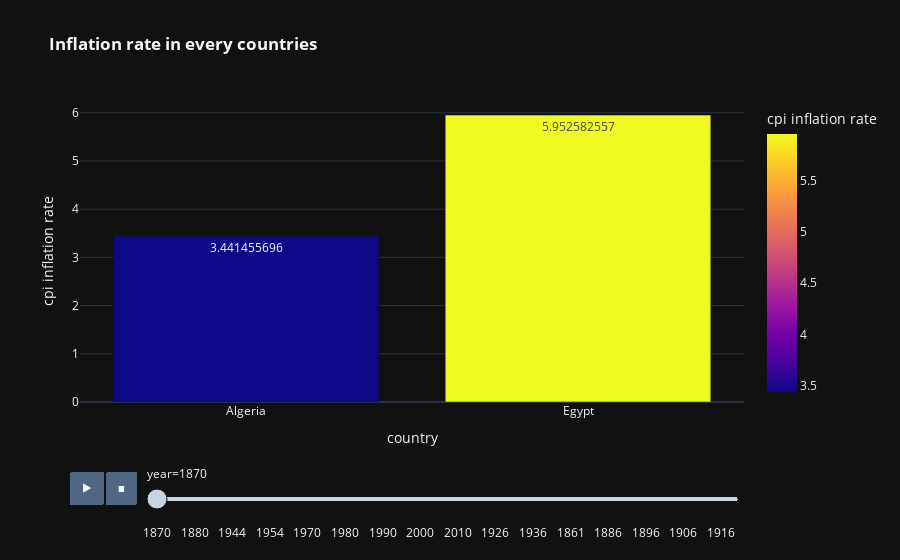

Here is the notebook cell this chart was saved with:
### Code cell
px.bar(df,x='country',y='inflation_annual_cpi',color='inflation_annual_cpi',animation_frame='year',text='inflation_annual_cpi',labels={'inflation_annual_cpi':'cpi inflation rate'},animation_group='country',template='plotly_dark',title='<b> Inflation rate in every countries')

### Figure 1 — Plotly figure (JSON) as saved in the notebook; plotly's stock layout.template omitted (floating-point values rounded to 4 significant figures)
{"data": [{"alignmentgroup": "True", "hovertemplate": "year=1870<br>country=%{x}<br>cpi inflation rate=%{marker.color}<extra></extra>", "ids": ["Algeria", "Egypt"], "legendgroup": "", "marker": {"color": [3.441, 5.953], "coloraxis": "coloraxis", "pattern": {"shape": ""}}, "name": "", "offsetgroup": "", "orientation": "v", "showlegend": false, "text": [3.441, 5.953], "textposition": "auto", "type": "bar", "x": ["Algeria", "Egypt"], "xaxis": "x", "y": [3.441, 5.953], "yaxis": "y"}], "layout": {"barmode": "relative", "coloraxis": {"colorbar": {"title": {"text": "cpi inflation rate"}}, "colorscale": [[0, "#0d0887"], [0.1111, "#46039f"], [0.2222, "#7201a8"], [0.3333, "#9c179e"], [0.4444, "#bd3786"], [0.5556, "#d8576b"], [0.6667, "#ed7953"], [0.7778, "#fb9f3a"], [0.8889, "#fdca26"], [1, "#f0f921"]]}, "legend": {"tracegroupgap": 0}, "sliders": [{"active": 0, "currentvalue": {"prefix": "year="}, "len": 0.9, "pad": {"b": 10, "t": 60}, "steps": [{"args": [["1870"], {"frame": {"duration": 0, "redraw": true}, "fromcurrent": true, "mode": "immediate", "transition": {"duration": 0, "easing": "linear"}}], "label": "1870", "method": "animate"}, {"args": [["1871"], {"frame": {"duration": 0, "redraw": true}, "fromcurrent": true, "mode": "immediate", "transition": {"duration": 0, "easing": "linear"}}], "label": "1871", "method": "animate"}, {"args": [["1872"], {"frame": {"duration": 0, "redraw": true}, "fromcurrent": true, "mode": "immediate", "transition": {"duration": 0, "easing": "linear"}}], "label": "1872", "method": "animate"}, {"args": [["1873"], {"frame": {"duration": 0, "redraw": true}, "fromcurrent": true, "mode": "immediate", "transition": {"duration": 0, "easing": "linear"}}], "label": "1873", "method": "animate"}, {"args": [["1874"], {"frame": {"duration": 0, "redraw": true}, "fromcurrent": true, "mode": "immediate", "transition": {"duration": 0, "easing": "linear"}}], "label": "1874", "method": "animate"}, {"args": [["1875"], {"frame": {"duration": 0, "redraw": true}, "fromcurrent": true, "mode": "immediate", "transition": {"duration": 0, "easing": "linear"}}], "label": "1875", "method": "animate"}, {"args": [["1876"], {"frame": {"duration": 0, "redraw": true}, "fromcurrent": true, "mode": "immediate", "transition": {"duration": 0, "easing": "linear"}}], "label": "1876", "method": "animate"}, {"args": [["1877"], {"frame": {"duration": 0, "redraw": true}, "fromcurrent": true, "mode": "immediate", "transition": {"duration": 0, "easing": "linear"}}], "label": "1877", "method": "animate"}, {"args": [["1878"], {"frame": {"duration": 0, "redraw": true}, "fromcurrent": true, "mode": "immediate", "transition": {"duration": 0, "easing": "linear"}}], "label": "1878", "method": "animate"}, {"args": [["1879"], {"frame": {"duration": 0, "redraw": true}, "fromcurrent": true, "mode": "immediate", "transition": {"duration": 0, "easing": "linear"}}], "label": "1879", "method": "animate"}, {"args": [["1880"], {"frame": {"duration": 0, "redraw": true}, "fromcurrent": true, "mode": "immediate", "transition": {"duration": 0, "easing": "linear"}}], "label": "1880", "method": "animate"}, {"args": [["1881"], {"frame": {"duration": 0, "redraw": true}, "fromcurrent": true, "mode": "immediate", "transition": {"duration": 0, "easing": "linear"}}], "label": "1881", "method": "animate"}, {"args": [["1882"], {"frame": {"duration": 0, "redraw": true}, "fromcurrent": true, "mode": "immediate", "transition": {"duration": 0, "easing": "linear"}}], "label": "1882", "method": "animate"}, {"args": [["1883"], {"frame": {"duration": 0, "redraw": true}, "fromcurrent": true, "mode": "immediate", "transition": {"duration": 0, "easing": "linear"}}], "label": "1883", "method": "animate"}, {"args": [["1884"], {"frame": {"duration": 0, "redraw": true}, "fromcurrent": true, "mode": "immediate", "transition": {"duration": 0, "easing": "linear"}}], "label": "1884", "method": "animate"}, {"args": [["1939"], {"frame": {"duration": 0, "redraw": true}, "fromcurrent": true, "mode": "immediate", "transition": {"duration": 0, "easing": "linear"}}], "label": "1939", "method": "animate"}, {"args": [["1940"], {"frame": {"duration": 0, "redraw": true}, "fromcurrent": true, "mode": "immediate", "transition": {"duration": 0, "easing": "linear"}}], "label": "1940", "method": "animate"}, {"args": [["1941"], {"frame": {"duration": 0, "redraw": true}, "fromcurrent": true, "mode": "immediate", "transition": {"duration": 0, "easing": "linear"}}], "label": "1941", "method": "animate"}, {"args": [["1942"], {"frame": {"duration": 0, "redraw": true}, "fromcurrent": true, "mode": "immediate", "transition": {"duration": 0, "easing": "linear"}}], "label": "1942", "method": "animate"}, {"args": [["1943"], {"frame": {"duration": 0, "redraw": true}, "fromcurrent": true, "mode": "immediate", "transition": {"duration": 0, "easing": "linear"}}], "label": "1943", "method": "animate"}, {"args": [["1944"], {"frame": {"duration": 0, "redraw": true}, "fromcurrent": true, "mode": "immediate", "transition": {"duration": 0, "easing": "linear"}}], "label": "1944", "method": "animate"}, {"args": [["1945"], {"frame": {"duration": 0, "redraw": true}, "fromcurrent": true, "mode": "immediate", "transition": {"duration": 0, "easing": "linear"}}], "label": "1945", "method": "animate"}, {"args": [["1946"], {"frame": {"duration": 0, "redraw": true}, "fromcurrent": true, "mode": "immediate", "transition": {"duration": 0, "easing": "linear"}}], "label": "1946", "method": "animate"}, {"args": [["1947"], {"frame": {"duration": 0, "redraw": true}, "fromcurrent": true, "mode": "immediate", "transition": {"duration": 0, "easing": "linear"}}], "label": "1947", "method": "animate"}, {"args": [["1948"], {"frame": {"duration": 0, "redraw": true}, "fromcurrent": true, "mode": "immediate", "transition": {"duration": 0, "easing": "linear"}}], "label": "1948", "method": "animate"}, {"args": [["1949"], {"frame": {"duration": 0, "redraw": true}, "fromcurrent": true, "mode": "immediate", "transition": {"duration": 0, "easing": "linear"}}], "label": "1949", "method": "animate"}, {"args": [["1950"], {"frame": {"duration": 0, "redraw": true}, "fromcurrent": true, "mode": "immediate", "transition": {"duration": 0, "easing": "linear"}}], "label": "1950", "method": "animate"}, {"args": [["1951"], {"frame": {"duration": 0, "redraw": true}, "fromcurrent": true, "mode": "immediate", "transition": {"duration": 0, "easing": "linear"}}], "label": "1951", "method": "animate"}, {"args": [["1952"], {"frame": {"duration": 0, "redraw": true}, "fromcurrent": true, "mode": "immediate", "transition": {"duration": 0, "easing": "linear"}}], "label": "1952", "method": "animate"}, {"args": [["1953"], {"frame": {"duration": 0, "redraw": true}, "fromcurrent": true, "mode": "immediate", "transition": {"duration": 0, "easing": "linear"}}], "label": "1953", "method": "animate"}, {"args": [["1954"], {"frame": {"duration": 0, "redraw": true}, "fromcurrent": true, "mode": "immediate", "transition": {"duration": 0, "easing": "linear"}}], "label": "1954", "method": "animate"}, {"args": [["1955"], {"frame": {"duration": 0, "redraw": true}, "fromcurrent": true, "mode": "immediate", "transition": {"duration": 0, "easing": "linear"}}], "label": "1955", "method": "animate"}, {"args": [["1956"], {"frame": {"duration": 0, "redraw": true}, "fromcurrent": true, "mode": "immediate", "transition": {"duration": 0, "easing": "linear"}}], "label": "1956", "method": "animate"}, {"args": [["1957"], {"frame": {"duration": 0, "redraw": true}, "fromcurrent": true, "mode": "immediate", "transition": {"duration": 0, "easing": "linear"}}], "label": "1957", "method": "animate"}, {"args": [["1958"], {"frame": {"duration": 0, "redraw": true}, "fromcurrent": true, "mode": "immediate", "transition": {"duration": 0, "easing": "linear"}}], "label": "1958", "method": "animate"}, {"args": [["1959"], {"frame": {"duration": 0, "redraw": true}, "fromcurrent": true, "mode": "immediate", "transition": {"duration": 0, "easing": "linear"}}], "label": "1959", "method": "animate"}, {"args": [["1960"], {"frame": {"duration": 0, "redraw": true}, "fromcurrent": true, "mode": "immediate", "transition": {"duration": 0, "easing": "linear"}}], "label": "1960", "method": "animate"}, {"args": [["1961"], {"frame": {"duration": 0, "redraw": true}, "fromcurrent": true, "mode": "immediate", "transition": {"duration": 0, "easing": "linear"}}], "label": "1961", "method": "animate"}, {"args": [["1968"], {"frame": {"duration": 0, "redraw": true}, "fromcurrent": true, "mode": "immediate", "transition": {"duration": 0, "easing": "linear"}}], "label": "1968", "method": "animate"}, {"args": [["1969"], {"frame": {"duration": 0, "redraw": true}, "fromcurrent": true, "mode": "immediate", "transition": {"duration": 0, "easing": "linear"}}], "label": "1969", "method": "animate"}, {"args": [["1970"], {"frame": {"duration": 0, "redraw": true}, "fromcurrent": true, "mode": "immediate", "transition": {"duration": 0, "easing": "linear"}}], "label": "1970", "method": "animate"}, {"args": [["1971"], {"frame": {"duration": 0, "redraw": true}, "fromcurrent": true, "mode": "immediate", "transition": {"duration": 0, "easing": "linear"}}], "label": "1971", "method": "animate"}, {"args": [["1972"], {"frame": {"duration": 0, "redraw": true}, "fromcurrent": true, "mode": "immediate", "transition": {"duration": 0, "easing": "linear"}}], "label": "1972", "method": "animate"}, {"args": [["1973"], {"frame": {"duration": 0, "redraw": true}, "fromcurrent": true, "mode": "immediate", "transition": {"duration": 0, "easing": "linear"}}], "label": "1973", "method": "animate"}, {"args": [["1974"], {"frame": {"duration": 0, "redraw": true}, "fromcurrent": true, "mode": "immediate", "transition": {"duration": 0, "easing": "linear"}}], "label": "1974", "method": "animate"}, {"args": [["1975"], {"frame": {"duration": 0, "redraw": true}, "fromcurrent": true, "mode": "immediate", "transition": {"duration": 0, "easing": "linear"}}], "label": "1975", "method": "animate"}, {"args": [["1976"], {"frame": {"duration": 0, "redraw": true}, "fromcurrent": true, "mode": "immediate", "transition": {"duration": 0, "easing": "linear"}}], "label": "1976", "method": "animate"}, {"args": [["1977"], {"frame": {"duration": 0, "redraw": true}, "fromcurrent": true, "mode": "immediate", "transition": {"duration": 0, "easing": "linear"}}], "label": "1977", "method": "animate"}, {"args": [["1978"], {"frame": {"duration": 0, "redraw": true}, "fromcurrent": true, "mode": "immediate", "transition": {"duration": 0, "easing": "linear"}}], "label": "1978", "method": "animate"}, {"args": [["1979"], {"frame": {"duration": 0, "redraw": true}, "fromcurrent": true, "mode": "immediate", "transition": {"duration": 0, "easing": "linear"}}], "label": "1979", "method": "animate"}, {"args": [["1980"], {"frame": {"duration": 0, "redraw": true}, "fromcurrent": true, "mode": "immediate", "transition": {"duration": 0, "easing": "linear"}}], "label": "1980", "method": "animate"}, {"args": [["1981"], {"frame": {"duration": 0, "redraw": true}, "fromcurrent": true, "mode": "immediate", "transition": {"duration": 0, "easing": "linear"}}], "label": "1981", "method": "animate"}, {"args": [["1982"], {"frame": {"duration": 0, "redraw": true}, "fromcurrent": true, "mode": "immediate", "transition": {"duration": 0, "easing": "linear"}}], "label": "1982", "method": "animate"}, {"args": [["1983"], {"frame": {"duration": 0, "redraw": true}, "fromcurrent": true, "mode": "immediate", "transition": {"duration": 0, "easing": "linear"}}], "label": "1983", "method": "animate"}, {"args": [["1984"], {"frame": {"duration": 0, "redraw": true}, "fromcurrent": true, "mode": "immediate", "transition": {"duration": 0, "easing": "linear"}}], "label": "1984", "method": "animate"}, {"args": [["1985"], {"frame": {"duration": 0, "redraw": true}, "fromcurrent": true, "mode": "immediate", "transition": {"duration": 0, "easing": "linear"}}], "label": "1985", "method": "animate"}, {"args": [["1986"], {"frame": {"duration": 0, "redraw": true}, "fromcurrent": true, "mode": "immediate", "transition": {"duration": 0, "easing": "linear"}}], "label": "1986", "method": "animate"}, {"args": [["1987"], {"frame": {"duration": 0, "redraw": true}, "fromcurrent": true, "mode": "immediate", "transition": {"duration": 0, "easing": "linear"}}], "label": "1987", "method": "animate"}, {"args": [["1988"], {"frame": {"duration": 0, "redraw": true}, "fromcurrent": true, "mode": "immediate", "transition": {"duration": 0, "easing": "linear"}}], "label": "1988", "method": "animate"}, {"args": [["1989"], {"frame": {"duration": 0, "redraw": true}, "fromcurrent": true, "mode": "immediate", "transition": {"duration": 0, "easing": "linear"}}], "label": "1989", "method": "animate"}, {"args": [["1990"], {"frame": {"duration": 0, "redraw": true}, "fromcurrent": true, "mode": "immediate", "transition": {"duration": 0, "easing": "linear"}}], "label": "1990", "method": "animate"}, {"args": [["1991"], {"frame": {"duration": 0, "redraw": true}, "fromcurrent": true, "mode": "immediate", "transition": {"duration": 0, "easing": "linear"}}], "label": "1991", "method": "animate"}, {"args": [["1992"], {"frame": {"duration": 0, "redraw": true}, "fromcurrent": true, "mode": "immediate", "transition": {"duration": 0, "easing": "linear"}}], "label": "1992", "method": "animate"}, {"args": [["1993"], {"frame": {"duration": 0, "redraw": true}, "fromcurrent": true, "mode": "immediate", "transition": {"duration": 0, "easing": "linear"}}], "label": "1993", "method": "animate"}, {"args": [["1994"], {"frame": {"duration": 0, "redraw": true}, "fromcurrent": true, "mode": "immediate", "transition": {"duration": 0, "easing": "linear"}}], "label": "1994", "method": "animate"}, {"args": [["1995"], {"frame": {"duration": 0, "redraw": true}, "fromcurrent": true, "mode": "immediate", "transition": {"duration": 0, "easing": "linear"}}], "label": "1995", "method": "animate"}, {"args": [["1996"], {"frame": {"duration": 0, "redraw": true}, "fromcurrent": true, "mode": "immediate", "transition": {"duration": 0, "easing": "linear"}}], "label": "1996", "method": "animate"}, {"args": [["1997"], {"frame": {"duration": 0, "redraw": true}, "fromcurrent": true, "mode": "immediate", "transition": {"duration": 0, "easing": "linear"}}], "label": "1997", "method": "animate"}, {"args": [["1998"], {"frame": {"duration": 0, "redraw": true}, "fromcurrent": true, "mode": "immediate", "transition": {"duration": 0, "easing": "linear"}}], "label": "1998", "method": "animate"}, {"args": [["1999"], {"frame": {"duration": 0, "redraw": true}, "fromcurrent": true, "mode": "immediate", "transition": {"duration": 0, "easing": "linear"}}], "label": "1999", "method": "animate"}, {"args": [["2000"], {"frame": {"duration": 0, "redraw": true}, "fromcurrent": true, "mode": "immediate", "transition": {"duration": 0, "easing": "linear"}}], "label": "2000", "method": "animate"}, {"args": [["2001"], {"frame": {"duration": 0, "redraw": true}, "fromcurrent": true, "mode": "immediate", "transition": {"duration": 0, "easing": "linear"}}], "label": "2001", "method": "animate"}, {"args": [["2002"], {"frame": {"duration": 0, "redraw": true}, "fromcurrent": true, "mode": "immediate", "transition": {"duration": 0, "easing": "linear"}}], "label": "2002", "method": "animate"}, {"args": [["2003"], {"frame": {"duration": 0, "redraw": true}, "fromcurrent": true, "mode": "immediate", "transition": {"duration": 0, "easing": "linear"}}], "label": "2003", "method": "animate"}, {"args": [["2004"], {"frame": {"duration": 0, "redraw": true}, "fromcurrent": true, "mode": "immediate", "transition": {"duration": 0, "easing": "linear"}}], "label": "2004", "method": "animate"}, {"args": [["2005"], {"frame": {"duration": 0, "redraw": true}, "fromcurrent": true, "mode": "immediate", "transition": {"duration": 0, "easing": "linear"}}], "label": "2005", "method": "animate"}, {"args": [["2006"], {"frame": {"duration": 0, "redraw": true}, "fromcurrent": true, "mode": "immediate", "transition": {"duration": 0, "easing": "linear"}}], "label": "2006", "method": "animate"}, {"args": [["2007"], {"frame": {"duration": 0, "redraw": true}, "fromcurrent": true, "mode": "immediate", "transition": {"duration": 0, "easing": "linear"}}], "label": "2007", "method": "animate"}, {"args": [["2008"], {"frame": {"duration": 0, "redraw": true}, "fromcurrent": true, "mode": "immediate", "transition": {"duration": 0, "easing": "linear"}}], "label": "2008", "method": "animate"}, {"args": [["2009"], {"frame": {"duration": 0, "redraw": true}, "fromcurrent": true, "mode": "immediate", "transition": {"duration": 0, "easing": "linear"}}], "label": "2009", "method": "animate"}, {"args": [["2010"], {"frame": {"duration": 0, "redraw": true}, "fromcurrent": true, "mode": "immediate", "transition": {"duration": 0, "easing": "linear"}}], "label": "2010", "method": "animate"}, {"args": [["2011"], {"frame": {"duration": 0, "redraw": true}, "fromcurrent": true, "mode": "immediate", "transition": {"duration": 0, "easing": "linear"}}], "label": "2011", "method": "animate"}, {"args": [["2012"], {"frame": {"duration": 0, "redraw": true}, "fromcurrent": true, "mode": "immediate", "transition": {"duration": 0, "easing": "linear"}}], "label": "2012", "method": "animate"}, {"args": [["2013"], {"frame": {"duration": 0, "redraw": true}, "fromcurrent": true, "mode": "immediate", "transition": {"duration": 0, "easing": "linear"}}], "label": "2013", "method": "animate"}, {"args": [["2014"], {"frame": {"duration": 0, "redraw": true}, "fromcurrent": true, "mode": "immediate", "transition": {"duration": 0, "easing": "linear"}}], "label": "2014", "method": "animate"}, {"args": [["1921"], {"frame": {"duration": 0, "redraw": true}, "fromcurrent": true, "mode": "immediate", "transition": {"duration": 0, "easing": "linear"}}], "label": "1921", "method": "animate"}, {"args": [["1922"], {"frame": {"duration": 0, "redraw": true}, "fromcurrent": true, "mode": "immediate", "transition": {"duration": 0, "easing": "linear"}}], "label": "1922", "method": "animate"}, {"args": [["1923"], {"frame": {"duration": 0, "redraw": true}, "fromcurrent": true, "mode": "immediate", "transition": {"duration": 0, "easing": "linear"}}], "label": "1923", "method": "animate"}, {"args": [["1924"], {"frame": {"duration": 0, "redraw": true}, "fromcurrent": true, "mode": "immediate", "transition": {"duration": 0, "easing": "linear"}}], "label": "1924", "method": "animate"}, {"args": [["1925"], {"frame": {"duration": 0, "redraw": true}, "fromcurrent": true, "mode": "immediate", "transition": {"duration": 0, "easing": "linear"}}], "label": "1925", "method": "animate"}, {"args": [["1926"], {"frame": {"duration": 0, "redraw": true}, "fromcurrent": true, "mode": "immediate", "transition": {"duration": 0, "easing": "linear"}}], "label": "1926", "method": "animate"}, {"args": [["1927"], {"frame": {"duration": 0, "redraw": true}, "fromcurrent": true, "mode": "immediate", "transition": {"duration": 0, "easing": "linear"}}], "label": "1927", "method": "animate"}, {"args": [["1928"], {"frame": {"duration": 0, "redraw": true}, "fromcurrent": true, "mode": "immediate", "transition": {"duration": 0, "easing": "linear"}}], "label": "1928", "method": "animate"}, {"args": [["1929"], {"frame": {"duration": 0, "redraw": true}, "fromcurrent": true, "mode": "immediate", "transition": {"duration": 0, "easing": "linear"}}], "label": "1929", "method": "animate"}, {"args": [["1930"], {"frame": {"duration": 0, "redraw": true}, "fromcurrent": true, "mode": "immediate", "transition": {"duration": 0, "easing": "linear"}}], "label": "1930", "method": "animate"}, {"args": [["1931"], {"frame": {"duration": 0, "redraw": true}, "fromcurrent": true, "mode": "immediate", "transition": {"duration": 0, "easing": "linear"}}], "label": "1931", "method": "animate"}, {"args": [["1932"], {"frame": {"duration": 0, "redraw": true}, "fromcurrent": true, "mode": "immediate", "transition": {"duration": 0, "easing": "linear"}}], "label": "1932", "method": "animate"}, {"args": [["1933"], {"frame": {"duration": 0, "redraw": true}, "fromcurrent": true, "mode": "immediate", "transition": {"duration": 0, "easing": "linear"}}], "label": "1933", "method": "animate"}, {"args": [["1934"], {"frame": {"duration": 0, "redraw": true}, "fromcurrent": true, "mode": "immediate", "transition": {"duration": 0, "easing": "linear"}}], "label": "1934", "method": "animate"}, {"args": [["1935"], {"frame": {"duration": 0, "redraw": true}, "fromcurrent": true, "mode": "immediate", "transition": {"duration": 0, "easing": "linear"}}], "label": "1935", "method": "animate"}, {"args": [["1936"], {"frame": {"duration": 0, "redraw": true}, "fromcurrent": true, "mode": "immediate", "transition": {"duration": 0, "easing": "linear"}}], "label": "1936", "method": "animate"}, {"args": [["1937"], {"frame": {"duration": 0, "redraw": true}, "fromcurrent": true, "mode": "immediate", "transition": {"duration": 0, "easing": "linear"}}], "label": "1937", "method": "animate"}, {"args": [["1938"], {"frame": {"duration": 0, "redraw": true}, "fromcurrent": true, "mode": "immediate", "transition": {"duration": 0, "easing": "linear"}}], "label": "1938", "method": "animate"}, {"args": [["1962"], {"frame": {"duration": 0, "redraw": true}, "fromcurrent": true, "mode": "immediate", "transition": {"duration": 0, "easing": "linear"}}], "label": "1962", "method": "animate"}, {"args": [["1963"], {"frame": {"duration": 0, "redraw": true}, "fromcurrent": true, "mode": "immediate", "transition": {"duration": 0, "easing": "linear"}}], "label": "1963", "method": "animate"}, {"args": [["1964"], {"frame": {"duration": 0, "redraw": true}, "fromcurrent": true, "mode": "immediate", "transition": {"duration": 0, "easing": "linear"}}], "label": "1964", "method": "animate"}, {"args": [["1965"], {"frame": {"duration": 0, "redraw": true}, "fromcurrent": true, "mode": "immediate", "transition": {"duration": 0, "easing": "linear"}}], "label": "1965", "method": "animate"}, {"args": [["1966"], {"frame": {"duration": 0, "redraw": true}, "fromcurrent": true, "mode": "immediate", "transition": {"duration": 0, "easing": "linear"}}], "label": "1966", "method": "animate"}, {"args": [["1967"], {"frame": {"duration": 0, "redraw": true}, "fromcurrent": true, "mode": "immediate", "transition": {"duration": 0, "easing": "linear"}}], "label": "1967", "method": "animate"}, {"args": [["1860"], {"frame": {"duration": 0, "redraw": true}, "fromcurrent": true, "mode": "immediate", "transition": {"duration": 0, "easing": "linear"}}], "label": "1860", "method": "animate"}, {"args": [["1861"], {"frame": {"duration": 0, "redraw": true}, "fromcurrent": true, "mode": "immediate", "transition": {"duration": 0, "easing": "linear"}}], "label": "1861", "method": "animate"}, {"args": [["1862"], {"frame": {"duration": 0, "redraw": true}, "fromcurrent": true, "mode": "immediate", "transition": {"duration": 0, "easing": "linear"}}], "label": "1862", "method": "animate"}, {"args": [["1863"], {"frame": {"duration": 0, "redraw": true}, "fromcurrent": true, "mode": "immediate", "transition": {"duration": 0, "easing": "linear"}}], "label": "1863", "method": "animate"}, {"args": [["1864"], {"frame": {"duration": 0, "redraw": true}, "fromcurrent": true, "mode": "immediate", "transition": {"duration": 0, "easing": "linear"}}], "label": "1864", "method": "animate"}, {"args": [["1865"], {"frame": {"duration": 0, "redraw": true}, "fromcurrent": true, "mode": "immediate", "transition": {"duration": 0, "easing": "linear"}}], "label": "1865", "method": "animate"}, {"args": [["1866"], {"frame": {"duration": 0, "redraw": true}, "fromcurrent": true, "mode": "immediate", "transition": {"duration": 0, "easing": "linear"}}], "label": "1866", "method": "animate"}, {"args": [["1867"], {"frame": {"duration": 0, "redraw": true}, "fromcurrent": true, "mode": "immediate", "transition": {"duration": 0, "easing": "linear"}}], "label": "1867", "method": "animate"}, {"args": [["1868"], {"frame": {"duration": 0, "redraw": true}, "fromcurrent": true, "mode": "immediate", "transition": {"duration": 0, "easing": "linear"}}], "label": "1868", "method": "animate"}, {"args": [["1869"], {"frame": {"duration": 0, "redraw": true}, "fromcurrent": true, "mode": "immediate", "transition": {"duration": 0, "easing": "linear"}}], "label": "1869", "method": "animate"}, {"args": [["1885"], {"frame": {"duration": 0, "redraw": true}, "fromcurrent": true, "mode": "immediate", "transition": {"duration": 0, "easing": "linear"}}], "label": "1885", "method": "animate"}, {"args": [["1886"], {"frame": {"duration": 0, "redraw": true}, "fromcurrent": true, "mode": "immediate", "transition": {"duration": 0, "easing": "linear"}}], "label": "1886", "method": "animate"}, {"args": [["1887"], {"frame": {"duration": 0, "redraw": true}, "fromcurrent": true, "mode": "immediate", "transition": {"duration": 0, "easing": "linear"}}], "label": "1887", "method": "animate"}, {"args": [["1888"], {"frame": {"duration": 0, "redraw": true}, "fromcurrent": true, "mode": "immediate", "transition": {"duration": 0, "easing": "linear"}}], "label": "1888", "method": "animate"}, {"args": [["1889"], {"frame": {"duration": 0, "redraw": true}, "fromcurrent": true, "mode": "immediate", "transition": {"duration": 0, "easing": "linear"}}], "label": "1889", "method": "animate"}, {"args": [["1890"], {"frame": {"duration": 0, "redraw": true}, "fromcurrent": true, "mode": "immediate", "transition": {"duration": 0, "easing": "linear"}}], "label": "1890", "method": "animate"}, {"args": [["1891"], {"frame": {"duration": 0, "redraw": true}, "fromcurrent": true, "mode": "immediate", "transition": {"duration": 0, "easing": "linear"}}], "label": "1891", "method": "animate"}, {"args": [["1892"], {"frame": {"duration": 0, "redraw": true}, "fromcurrent": true, "mode": "immediate", "transition": {"duration": 0, "easing": "linear"}}], "label": "1892", "method": "animate"}, {"args": [["1893"], {"frame": {"duration": 0, "redraw": true}, "fromcurrent": true, "mode": "immediate", "transition": {"duration": 0, "easing": "linear"}}], "label": "1893", "method": "animate"}, {"args": [["1894"], {"frame": {"duration": 0, "redraw": true}, "fromcurrent": true, "mode": "immediate", "transition": {"duration": 0, "easing": "linear"}}], "label": "1894", "method": "animate"}, {"args": [["1895"], {"frame": {"duration": 0, "redraw": true}, "fromcurrent": true, "mode": "immediate", "transition": {"duration": 0, "easing": "linear"}}], "label": "1895", "method": "animate"}, {"args": [["1896"], {"frame": {"duration": 0, "redraw": true}, "fromcurrent": true, "mode": "immediate", "transition": {"duration": 0, "easing": "linear"}}], "label": "1896", "method": "animate"}, {"args": [["1897"], {"frame": {"duration": 0, "redraw": true}, "fromcurrent": true, "mode": "immediate", "transition": {"duration": 0, "easing": "linear"}}], "label": "1897", "method": "animate"}, {"args": [["1898"], {"frame": {"duration": 0, "redraw": true}, "fromcurrent": true, "mode": "immediate", "transition": {"duration": 0, "easing": "linear"}}], "label": "1898", "method": "animate"}, {"args": [["1899"], {"frame": {"duration": 0, "redraw": true}, "fromcurrent": true, "mode": "immediate", "transition": {"duration": 0, "easing": "linear"}}], "label": "1899", "method": "animate"}, {"args": [["1900"], {"frame": {"duration": 0, "redraw": true}, "fromcurrent": true, "mode": "immediate", "transition": {"duration": 0, "easing": "linear"}}], "label": "1900", "method": "animate"}, {"args": [["1901"], {"frame": {"duration": 0, "redraw": true}, "fromcurrent": true, "mode": "immediate", "transition": {"duration": 0, "easing": "linear"}}], "label": "1901", "method": "animate"}, {"args": [["1902"], {"frame": {"duration": 0, "redraw": true}, "fromcurrent": true, "mode": "immediate", "transition": {"duration": 0, "easing": "linear"}}], "label": "1902", "method": "animate"}, {"args": [["1903"], {"frame": {"duration": 0, "redraw": true}, "fromcurrent": true, "mode": "immediate", "transition": {"duration": 0, "easing": "linear"}}], "label": "1903", "method": "animate"}, {"args": [["1904"], {"frame": {"duration": 0, "redraw": true}, "fromcurrent": true, "mode": "immediate", "transition": {"duration": 0, "easing": "linear"}}], "label": "1904", "method": "animate"}, {"args": [["1905"], {"frame": {"duration": 0, "redraw": true}, "fromcurrent": true, "mode": "immediate", "transition": {"duration": 0, "easing": "linear"}}], "label": "1905", "method": "animate"}, {"args": [["1906"], {"frame": {"duration": 0, "redraw": true}, "fromcurrent": true, "mode": "immediate", "transition": {"duration": 0, "easing": "linear"}}], "label": "1906", "method": "animate"}, {"args": [["1907"], {"frame": {"duration": 0, "redraw": true}, "fromcurrent": true, "mode": "immediate", "transition": {"duration": 0, "easing": "linear"}}], "label": "1907", "method": "animate"}, {"args": [["1908"], {"frame": {"duration": 0, "redraw": true}, "fromcurrent": true, "mode": "immediate", "transition": {"duration": 0, "easing": "linear"}}], "label": "1908", "method": "animate"}, {"args": [["1909"], {"frame": {"duration": 0, "redraw": true}, "fromcurrent": true, "mode": "immediate", "transition": {"duration": 0, "easing": "linear"}}], "label": "1909", "method": "animate"}, {"args": [["1910"], {"frame": {"duration": 0, "redraw": true}, "fromcurrent": true, "mode": "immediate", "transition": {"duration": 0, "easing": "linear"}}], "label": "1910", "method": "animate"}, {"args": [["1911"], {"frame": {"duration": 0, "redraw": true}, "fromcurrent": true, "mode": "immediate", "transition": {"duration": 0, "easing": "linear"}}], "label": "1911", "method": "animate"}, {"args": [["1912"], {"frame": {"duration": 0, "redraw": true}, "fromcurrent": true, "mode": "immediate", "transition": {"duration": 0, "easing": "linear"}}], "label": "1912", "method": "animate"}, {"args": [["1913"], {"frame": {"duration": 0, "redraw": true}, "fromcurrent": true, "mode": "immediate", "transition": {"duration": 0, "easing": "linear"}}], "label": "1913", "method": "animate"}, {"args": [["1914"], {"frame": {"duration": 0, "redraw": true}, "fromcurrent": true, "mode": "immediate", "transition": {"duration": 0, "easing": "linear"}}], "label": "1914", "method": "animate"}, {"args": [["1915"], {"frame": {"duration": 0, "redraw": true}, "fromcurrent": true, "mode": "immediate", "transition": {"duration": 0, "easing": "linear"}}], "label": "1915", "method": "animate"}, {"args": [["1916"], {"frame": {"duration": 0, "redraw": true}, "fromcurrent": true, "mode": "immediate", "transition": {"duration": 0, "easing": "linear"}}], "label": "1916", "method": "animate"}, {"args": [["1917"], {"frame": {"duration": 0, "redraw": true}, "fromcurrent": true, "mode": "immediate", "transition": {"duration": 0, "easing": "linear"}}], "label": "1917", "method": "animate"}, {"args": [["1918"], {"frame": {"duration": 0, "redraw": true}, "fromcurrent": true, "mode": "immediate", "transition": {"duration": 0, "easing": "linear"}}], "label": "1918", "method": "animate"}, {"args": [["1919"], {"frame": {"duration": 0, "redraw": true}, "fromcurrent": true, "mode": "immediate", "transition": {"duration": 0, "easing": "linear"}}], "label": "1919", "method": "animate"}, {"args": [["1920"], {"frame": {"duration": 0, "redraw": true}, "fromcurrent": true, "mode": "immediate", "transition": {"duration": 0, "easing": "linear"}}], "label": "1920", "method": "animate"}], "x": 0.1, "xanchor": "left", "y": 0, "yanchor": "top"}], "title": {"text": "<b> Inflation rate in every countries"}, "updatemenus": [{"buttons": [{"args": [null, {"frame": {"duration": 500, "redraw": true}, "fromcurrent": true, "mode": "immediate", "transition": {"duration": 500, "easing": "linear"}}], "label": "&#9654;", "method": "animate"}, {"args": [[null], {"frame": {"duration": 0, "redraw": true}, "fromcurrent": true, "mode": "immediate", "transition": {"duration": 0, "easing": "linear"}}], "label": "&#9724;", "method": "animate"}], "direction": "left", "pad": {"r": 10, "t": 70}, "showactive": false, "type": "buttons", "x": 0.1, "xanchor": "right", "y": 0, "yanchor": "top"}], "xaxis": {"anchor": "y", "domain": [0, 1], "title": {"text": "country"}}, "yaxis": {"anchor": "x", "domain": [0, 1], "title": {"text": "cpi inflation rate"}}}}
